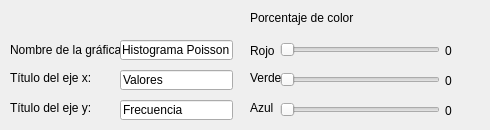
      <widget class="QWidget" name="tab_22">
       <attribute name="title">
        <string>Hist.Poisson</string>
       </attribute>
       <widget class="QLabel" name="azulhp">
        <property name="geometry">
         <rect>
          <x>445</x>
          <y>100</y>
          <width>21</width>
          <height>21</height>
         </rect>
        </property>
        <property name="text">
         <string>0</string>
        </property>
       </widget>
       <widget class="QLabel" name="label_344">
        <property name="geometry">
         <rect>
          <x>10</x>
          <y>70</y>
          <width>101</width>
          <height>16</height>
         </rect>
        </property>
        <property name="text">
         <string>Título del eje x: </string>
        </property>
       </widget>
       <widget class="QLabel" name="label_345">
        <property name="geometry">
         <rect>
          <x>250</x>
          <y>100</y>
          <width>31</width>
          <height>16</height>
         </rect>
        </property>
        <property name="text">
         <string>Azul</string>
        </property>
       </widget>
       <widget class="QLineEdit" name="hxpoi">
        <property name="geometry">
         <rect>
          <x>120</x>
          <y>70</y>
          <width>113</width>
          <height>20</height>
         </rect>
        </property>
        <property name="text">
         <string>Valores</string>
        </property>
       </widget>
       <widget class="QLabel" name="label_346">
        <property name="geometry">
         <rect>
          <x>10</x>
          <y>100</y>
          <width>121</width>
          <height>16</height>
         </rect>
        </property>
        <property name="text">
         <string>Título del eje y: </string>
        </property>
       </widget>
       <widget class="QSlider" name="hprojo">
        <property name="geometry">
         <rect>
          <x>280</x>
          <y>40</y>
          <width>160</width>
          <height>19</height>
         </rect>
        </property>
        <property name="maximum">
         <number>100</number>
        </property>
        <property name="orientation">
         <enum>Qt::Horizontal</enum>
        </property>
       </widget>
       <widget class="QLabel" name="label_347">
        <property name="geometry">
         <rect>
          <x>250</x>
          <y>40</y>
          <width>31</width>
          <height>21</height>
         </rect>
        </property>
        <property name="text">
         <string>Rojo</string>
        </property>
       </widget>
       <widget class="QLabel" name="rojohp">
        <property name="geometry">
         <rect>
          <x>445</x>
          <y>40</y>
          <width>21</width>
          <height>21</height>
         </rect>
        </property>
        <property name="text">
         <string>0</string>
        </property>
       </widget>
       <widget class="QLabel" name="verdehp">
        <property name="geometry">
         <rect>
          <x>445</x>
          <y>70</y>
          <width>21</width>
          <height>21</height>
         </rect>
        </property>
        <property name="text">
         <string>0</string>
        </property>
       </widget>
       <widget class="QLabel" name="label_349">
        <property name="geometry">
         <rect>
          <x>250</x>
          <y>10</y>
          <width>231</width>
          <height>16</height>
         </rect>
        </property>
        <property name="text">
         <string>Porcentaje de color </string>
        </property>
       </widget>
       <widget class="QLabel" name="label_350">
        <property name="geometry">
         <rect>
          <x>10</x>
          <y>40</y>
          <width>111</width>
          <height>20</height>
         </rect>
        </property>
        <property name="text">
         <string>Nombre de la gráfica: </string>
        </property>
       </widget>
       <widget class="QLineEdit" name="hpoi">
        <property name="geometry">
         <rect>
          <x>120</x>
          <y>40</y>
          <width>113</width>
          <height>20</height>
         </rect>
        </property>
        <property name="text">
         <string>Histograma Poisson</string>
        </property>
       </widget>
       <widget class="QSlider" name="hpverde">
        <property name="geometry">
         <rect>
          <x>280</x>
          <y>70</y>
          <width>160</width>
          <height>19</height>
         </rect>
        </property>
        <property name="maximum">
         <number>100</number>
        </property>
        <property name="orientation">
         <enum>Qt::Horizontal</enum>
        </property>
       </widget>
       <widget class="QLabel" name="label_352">
        <property name="geometry">
         <rect>
          <x>250</x>
          <y>70</y>
          <width>31</width>
          <height>16</height>
         </rect>
        </property>
        <property name="text">
         <string>Verde</string>
        </property>
       </widget>
       <widget class="QLineEdit" name="hypoi">
        <property name="geometry">
         <rect>
          <x>120</x>
          <y>100</y>
          <width>113</width>
          <height>20</height>
         </rect>
        </property>
        <property name="text">
         <string>Frecuencia</string>
        </property>
       </widget>
       <widget class="QSlider" name="hpazul">
        <property name="geometry">
         <rect>
          <x>280</x>
          <y>100</y>
          <width>160</width>
          <height>19</height>
         </rect>
        </property>
        <property name="maximum">
         <number>100</number>
        </property>
        <property name="orientation">
         <enum>Qt::Horizontal</enum>
        </property>
       </widget>
      </widget>
